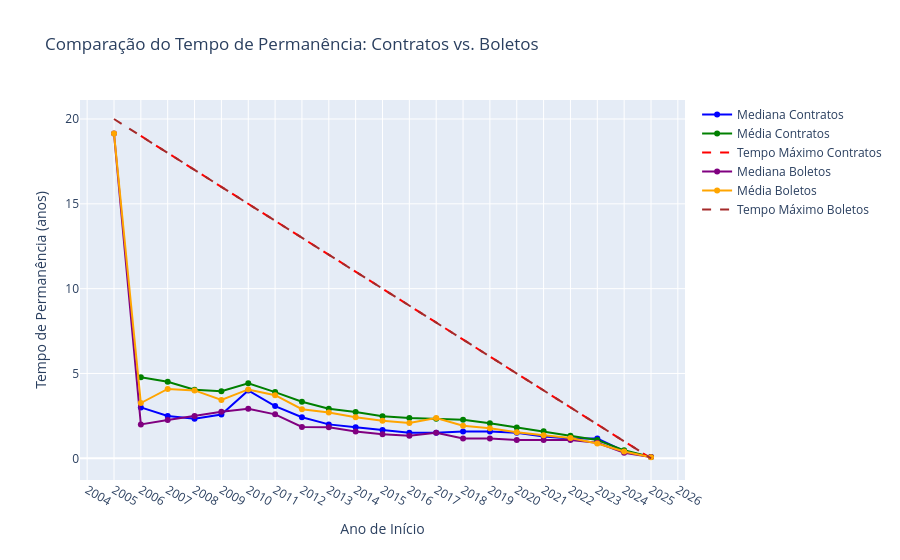

Notebook cell for this chart:
### Markdown cell above
### 2006

### Code cell
analisar_permanencia_comparada(tabela_2006)

### Figure 1 — Plotly figure (JSON) as saved in the notebook; plotly's stock layout.template omitted (floating-point values rounded to 4 significant figures)
{"data": [{"line": {"color": "blue"}, "mode": "lines+markers", "name": "Mediana Contratos", "type": "scatter", "x": [2006, 2007, 2008, 2009, 2010, 2011, 2012, 2013, 2014, 2015, 2016, 2017, 2018, 2019, 2020, 2021, 2022, 2023, 2024, 2025], "y": [3.0, 2.5, 2.33, 2.58, 4.0, 3.08, 2.42, 2.0, 1.83, 1.67, 1.5, 1.5, 1.58, 1.58, 1.5, 1.29, 1.17, 1.17, 0.42, 0.08]}, {"line": {"color": "green"}, "mode": "lines+markers", "name": "Média Contratos", "type": "scatter", "x": [2006, 2007, 2008, 2009, 2010, 2011, 2012, 2013, 2014, 2015, 2016, 2017, 2018, 2019, 2020, 2021, 2022, 2023, 2024, 2025], "y": [4.78, 4.517, 4.042, 3.956, 4.419, 3.902, 3.331, 2.918, 2.724, 2.482, 2.372, 2.328, 2.266, 2.066, 1.81, 1.591, 1.337, 1.081, 0.4699, 0.08]}, {"line": {"color": "red", "dash": "dash"}, "mode": "lines", "name": "Tempo Máximo Contratos", "type": "scatter", "x": [2006, 2007, 2008, 2009, 2010, 2011, 2012, 2013, 2014, 2015, 2016, 2017, 2018, 2019, 2020, 2021, 2022, 2023, 2024, 2025], "y": [19, 18, 17, 16, 15, 14, 13, 12, 11, 10, 9, 8, 7, 6, 5, 4, 3, 2, 1, 0]}, {"line": {"color": "purple"}, "mode": "lines+markers", "name": "Mediana Boletos", "type": "scatter", "x": [2005, 2006, 2007, 2008, 2009, 2010, 2011, 2012, 2013, 2014, 2015, 2016, 2017, 2018, 2019, 2020, 2021, 2022, 2023, 2024, 2025], "y": [19.14, 2.0, 2.26, 2.5, 2.75, 2.92, 2.59, 1.85, 1.83, 1.58, 1.42, 1.33, 1.5, 1.17, 1.17, 1.08, 1.08, 1.08, 0.92, 0.33, 0.08]}, {"line": {"color": "orange"}, "mode": "lines+markers", "name": "Média Boletos", "type": "scatter", "x": [2005, 2006, 2007, 2008, 2009, 2010, 2011, 2012, 2013, 2014, 2015, 2016, 2017, 2018, 2019, 2020, 2021, 2022, 2023, 2024, 2025], "y": [19.14, 3.259, 4.091, 4.001, 3.437, 4.06, 3.722, 2.897, 2.703, 2.419, 2.209, 2.086, 2.377, 1.918, 1.776, 1.537, 1.357, 1.202, 0.8776, 0.405, 0.0625]}, {"line": {"color": "brown", "dash": "dash"}, "mode": "lines", "name": "Tempo Máximo Boletos", "type": "scatter", "x": [2005, 2006, 2007, 2008, 2009, 2010, 2011, 2012, 2013, 2014, 2015, 2016, 2017, 2018, 2019, 2020, 2021, 2022, 2023, 2024, 2025], "y": [20, 19, 18, 17, 16, 15, 14, 13, 12, 11, 10, 9, 8, 7, 6, 5, 4, 3, 2, 1, 0]}], "layout": {"showlegend": true, "title": {"text": "Comparação do Tempo de Permanência: Contratos vs. Boletos"}, "xaxis": {"dtick": 1, "tickmode": "linear", "title": {"text": "Ano de Início"}}, "yaxis": {"title": {"text": "Tempo de Permanência (anos)"}}}}
